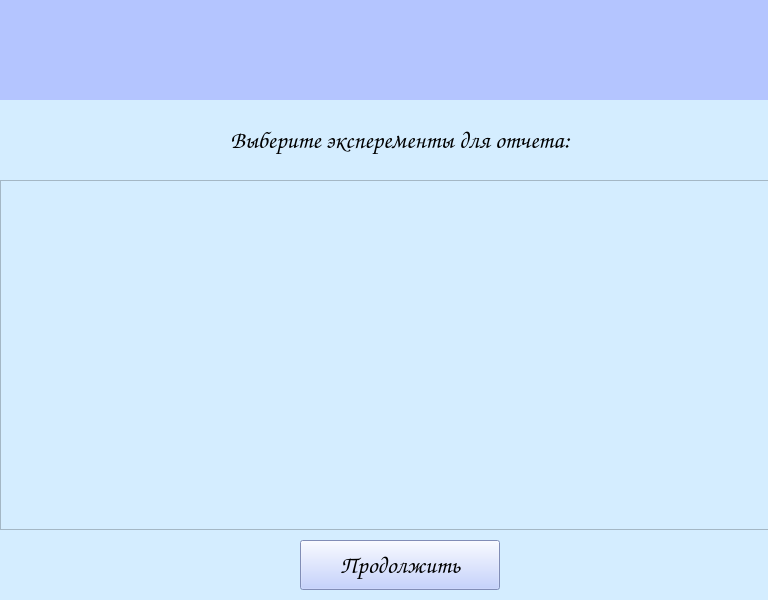
<?xml version="1.0" encoding="UTF-8"?>
<ui version="4.0">
 <class>tableExperimentsWindo</class>
 <widget class="QMainWindow" name="tableExperimentsWindo">
  <property name="windowModality">
   <enum>Qt::NonModal</enum>
  </property>
  <property name="geometry">
   <rect>
    <x>0</x>
    <y>0</y>
    <width>768</width>
    <height>600</height>
   </rect>
  </property>
  <property name="font">
   <font>
    <weight>50</weight>
    <bold>false</bold>
   </font>
  </property>
  <property name="windowTitle">
   <string>Experiment</string>
  </property>
  <property name="styleSheet">
   <string notr="true">background-color: rgb(212, 237, 255);</string>
  </property>
  <widget class="QWidget" name="centralwidget">
   <widget class="QLabel" name="hiLabel">
    <property name="geometry">
     <rect>
      <x>0</x>
      <y>0</y>
      <width>800</width>
      <height>100</height>
     </rect>
    </property>
    <property name="font">
     <font>
      <family>Comic Sans MS</family>
      <pointsize>20</pointsize>
      <weight>75</weight>
      <italic>false</italic>
      <bold>true</bold>
     </font>
    </property>
    <property name="layoutDirection">
     <enum>Qt::LeftToRight</enum>
    </property>
    <property name="autoFillBackground">
     <bool>false</bool>
    </property>
    <property name="styleSheet">
     <string notr="true">background-color: rgb(180, 197, 255);</string>
    </property>
    <property name="text">
     <string/>
    </property>
    <property name="alignment">
     <set>Qt::AlignCenter</set>
    </property>
    <property name="wordWrap">
     <bool>true</bool>
    </property>
   </widget>
   <widget class="QPushButton" name="continueButton">
    <property name="geometry">
     <rect>
      <x>300</x>
      <y>540</y>
      <width>200</width>
      <height>50</height>
     </rect>
    </property>
    <property name="font">
     <font>
      <family>Comic Sans MS</family>
      <pointsize>18</pointsize>
      <weight>75</weight>
      <bold>true</bold>
     </font>
    </property>
    <property name="styleSheet">
     <string notr="true">background-color: rgb(180, 197, 255);</string>
    </property>
    <property name="text">
     <string>Продолжить</string>
    </property>
    <property name="default">
     <bool>false</bool>
    </property>
    <property name="flat">
     <bool>false</bool>
    </property>
   </widget>
   <widget class="QTableWidget" name="tableExtensionWidget">
    <property name="geometry">
     <rect>
      <x>0</x>
      <y>180</y>
      <width>800</width>
      <height>350</height>
     </rect>
    </property>
    <property name="font">
     <font>
      <family>Comic Sans MS</family>
      <pointsize>14</pointsize>
     </font>
    </property>
    <property name="editTriggers">
     <set>QAbstractItemView::NoEditTriggers</set>
    </property>
   </widget>
   <widget class="QLabel" name="infoLabel">
    <property name="geometry">
     <rect>
      <x>0</x>
      <y>110</y>
      <width>800</width>
      <height>60</height>
     </rect>
    </property>
    <property name="font">
     <font>
      <family>Comic Sans MS</family>
      <pointsize>18</pointsize>
      <weight>50</weight>
      <italic>false</italic>
      <bold>false</bold>
     </font>
    </property>
    <property name="layoutDirection">
     <enum>Qt::LeftToRight</enum>
    </property>
    <property name="autoFillBackground">
     <bool>false</bool>
    </property>
    <property name="styleSheet">
     <string notr="true"/>
    </property>
    <property name="text">
     <string>Выберите эксперементы для отчета:</string>
    </property>
    <property name="alignment">
     <set>Qt::AlignCenter</set>
    </property>
    <property name="wordWrap">
     <bool>false</bool>
    </property>
    <property name="margin">
     <number>5</number>
    </property>
   </widget>
  </widget>
 </widget>
 <resources/>
 <connections/>
</ui>
